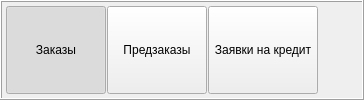
    <widget class="QFrame" name="frameButtons">
     <property name="autoFillBackground">
      <bool>false</bool>
     </property>
     <property name="frameShape">
      <enum>QFrame::Box</enum>
     </property>
     <property name="frameShadow">
      <enum>QFrame::Raised</enum>
     </property>
     <layout class="QHBoxLayout" name="horizontalLayout_6">
      <property name="spacing">
       <number>1</number>
      </property>
      <property name="sizeConstraint">
       <enum>QLayout::SetMinimumSize</enum>
      </property>
      <property name="leftMargin">
       <number>4</number>
      </property>
      <property name="topMargin">
       <number>4</number>
      </property>
      <property name="rightMargin">
       <number>4</number>
      </property>
      <property name="bottomMargin">
       <number>4</number>
      </property>
      <item>
       <widget class="QPushButton" name="pushButtonOrders">
        <property name="sizePolicy">
         <sizepolicy hsizetype="Preferred" vsizetype="Preferred">
          <horstretch>0</horstretch>
          <verstretch>0</verstretch>
         </sizepolicy>
        </property>
        <property name="minimumSize">
         <size>
          <width>100</width>
          <height>27</height>
         </size>
        </property>
        <property name="maximumSize">
         <size>
          <width>16777215</width>
          <height>16777215</height>
         </size>
        </property>
        <property name="text">
         <string>Заказы</string>
        </property>
        <property name="iconSize">
         <size>
          <width>20</width>
          <height>20</height>
         </size>
        </property>
        <property name="checkable">
         <bool>true</bool>
        </property>
        <property name="checked">
         <bool>true</bool>
        </property>
        <property name="autoRepeatDelay">
         <number>0</number>
        </property>
        <property name="flat">
         <bool>false</bool>
        </property>
        <attribute name="buttonGroup">
         <string notr="true">buttonGroup</string>
        </attribute>
       </widget>
      </item>
      <item>
       <widget class="QPushButton" name="pushButtonPreorders">
        <property name="sizePolicy">
         <sizepolicy hsizetype="Preferred" vsizetype="Preferred">
          <horstretch>0</horstretch>
          <verstretch>0</verstretch>
         </sizepolicy>
        </property>
        <property name="minimumSize">
         <size>
          <width>100</width>
          <height>27</height>
         </size>
        </property>
        <property name="maximumSize">
         <size>
          <width>16777215</width>
          <height>16777215</height>
         </size>
        </property>
        <property name="text">
         <string>Предзаказы</string>
        </property>
        <property name="iconSize">
         <size>
          <width>24</width>
          <height>24</height>
         </size>
        </property>
        <property name="checkable">
         <bool>true</bool>
        </property>
        <property name="autoRepeatDelay">
         <number>0</number>
        </property>
        <property name="flat">
         <bool>false</bool>
        </property>
        <attribute name="buttonGroup">
         <string notr="true">buttonGroup</string>
        </attribute>
       </widget>
      </item>
      <item>
       <widget class="QPushButton" name="pushButtonCreditRequest">
        <property name="sizePolicy">
         <sizepolicy hsizetype="Preferred" vsizetype="Preferred">
          <horstretch>0</horstretch>
          <verstretch>0</verstretch>
         </sizepolicy>
        </property>
        <property name="minimumSize">
         <size>
          <width>110</width>
          <height>27</height>
         </size>
        </property>
        <property name="maximumSize">
         <size>
          <width>16777215</width>
          <height>16777215</height>
         </size>
        </property>
        <property name="text">
         <string>Заявки на кредит</string>
        </property>
        <property name="iconSize">
         <size>
          <width>24</width>
          <height>24</height>
         </size>
        </property>
        <property name="checkable">
         <bool>true</bool>
        </property>
        <property name="autoRepeatDelay">
         <number>0</number>
        </property>
        <property name="flat">
         <bool>false</bool>
        </property>
        <attribute name="buttonGroup">
         <string notr="true">buttonGroup</string>
        </attribute>
       </widget>
      </item>
      <item>
       <spacer name="horizontalSpacer">
        <property name="orientation">
         <enum>Qt::Horizontal</enum>
        </property>
        <property name="sizeHint" stdset="0">
         <size>
          <width>40</width>
          <height>20</height>
         </size>
        </property>
       </spacer>
      </item>
     </layout>
    </widget>
